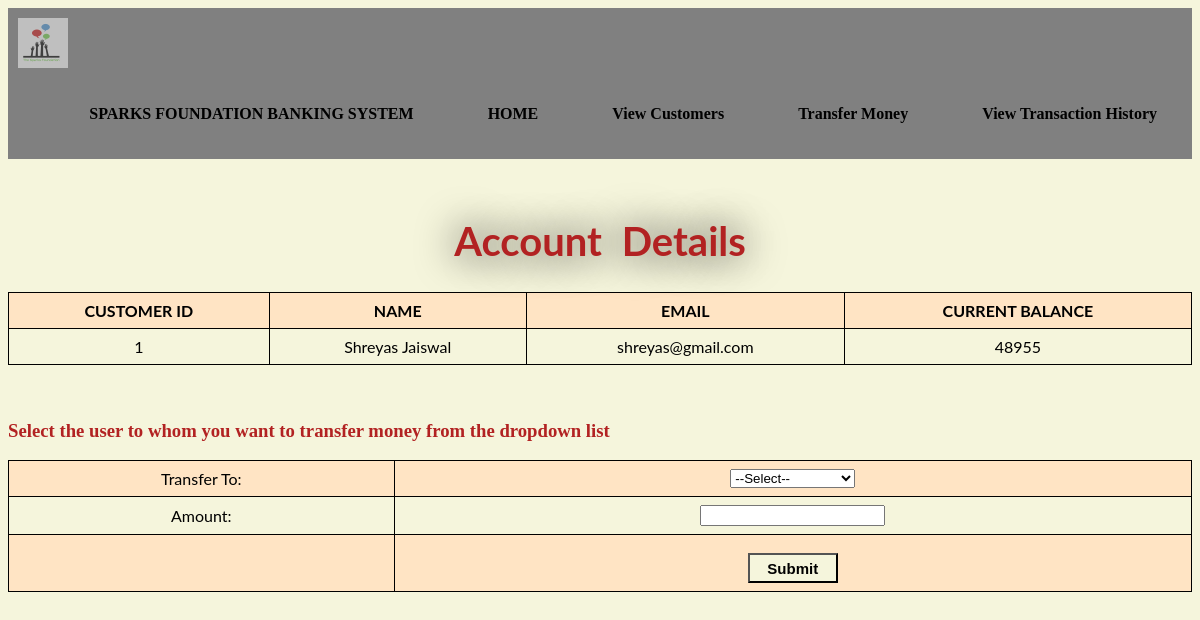
The page /transact.php?Name=Shreyas Jaiswal on the database its author committed.
### tables this page shows
CREATE TABLE `customer` (
  `id` int(3) NOT NULL,
  `name` text NOT NULL,
  `email` varchar(30) NOT NULL,
  `balance` int(8) NOT NULL
);

### transact.php (the view, shortened to what this page needs)
<?php
include 'connection.php';
if(isset($_GET['Name'])){
	$Name=$_GET['Name'];
}
$q="SELECT * From customer WHERE Name='$Name'";
$result=mysqli_query($con,$q);
?>
<html>
<head>
<link rel = "stylesheet" type = "text/css" href = "buttons.css">
</head>
<body style="background-color:	#f5f5dc;">
 <nav>
            <div class="logo">
                <img src="logo.png" width="50" height="50">
            </div>
            <ul>
            <li><a href='#'>SPARKS FOUNDATION BANKING SYSTEM</a></li>
                <li><a href="#">HOME</a></li>
                <li><a href="display.php">View Customers</a></li>
                <li><a href="transfermoney.php">Transfer Money </a></li>
                <li><a href="transactionhistory.php">View Transaction History</a></li>
            </ul>
        </nav>
<br>
<div>
	<h1 style="font-family: 'Lato', sans-serif;;text-align:center;color:FireBrick;">Account Details</h1>
	<table style="background-color:#f5f5dc;">
	   <th>CUSTOMER ID</th>
	   <th>NAME </th>
	   <th>EMAIL</th>
	   <th>CURRENT BALANCE</th>
	   <tr>
		<?php
			$row=mysqli_fetch_array($result)
		?>
		<td><?php echo  $row["id"]; ?></td>
		<td><?php echo  $row["name"]; ?></td>
		<td><?php echo  $row["email"]; ?></td>
		<td><?php echo  $row["balance"]; ?></td>
	   </tr>
	</table>
</div>
<?php echo "<form method='post' action='transaction.php?Name=$Name'>"?>
<br><br>
<h3 style="font-family: cursive;color:	FireBrick;">Select the user to whom you want to transfer money from the dropdown list</h3>
<table border="0px" style="background-color:#f5f5dc;">
	<tr>
	<td>Transfer To:</td>
	<td><select name="user">
		<option>--Select--</option>
		</select></td></tr>
		<tr><td>Amount:</td><td><input type="text" name="Amount"></td></tr>
		<tr><td></td><td><input type="submit" name="submit" value="Submit" align=center style="margin-top: 10px; width:6em; height:2em; font-size:15px; background-color:Beige; font-weight: bold;"></td></tr>
</table>
</form>
</body>
</html>

### buttons.css (style rules this page uses)
img { opacity:0.5; }
h1 { font-family:serif; font-weight: bold; color: #67E6EC; margin-top:40px; text-align: center; font-size: 55px; text-shadow:black 0 0 40px; word-spacing: 10px; }

### transact.php (style rules this page uses)
table { font-family: 'Lato', sans-serif;; border-collapse: collapse; width: 100%; }
h1 { font-family: 'Lato', sans-serif;; font-size:40px; }
td, th { border: 1px solid black; text-align: center; padding: 8px; }
tr:nth-child(odd) { background-color:Bisque; }
nav { width: 100%; background-color:grey; overflow:hidden; }
nav ul { list-style-type: none; float: right; margin-top:7px; }
nav ul li { display:inline-block; }
nav ul li a { text-decoration:none; padding: 20px 35px; text-align:center ; color: #000000; display:block; font-weight: 700; }
.logo { float: left; padding: 10px; }

### rows shown on the page
customer: id "1", name "Shreyas Jaiswal", email "shreyas@gmail.com", balance "48955"
